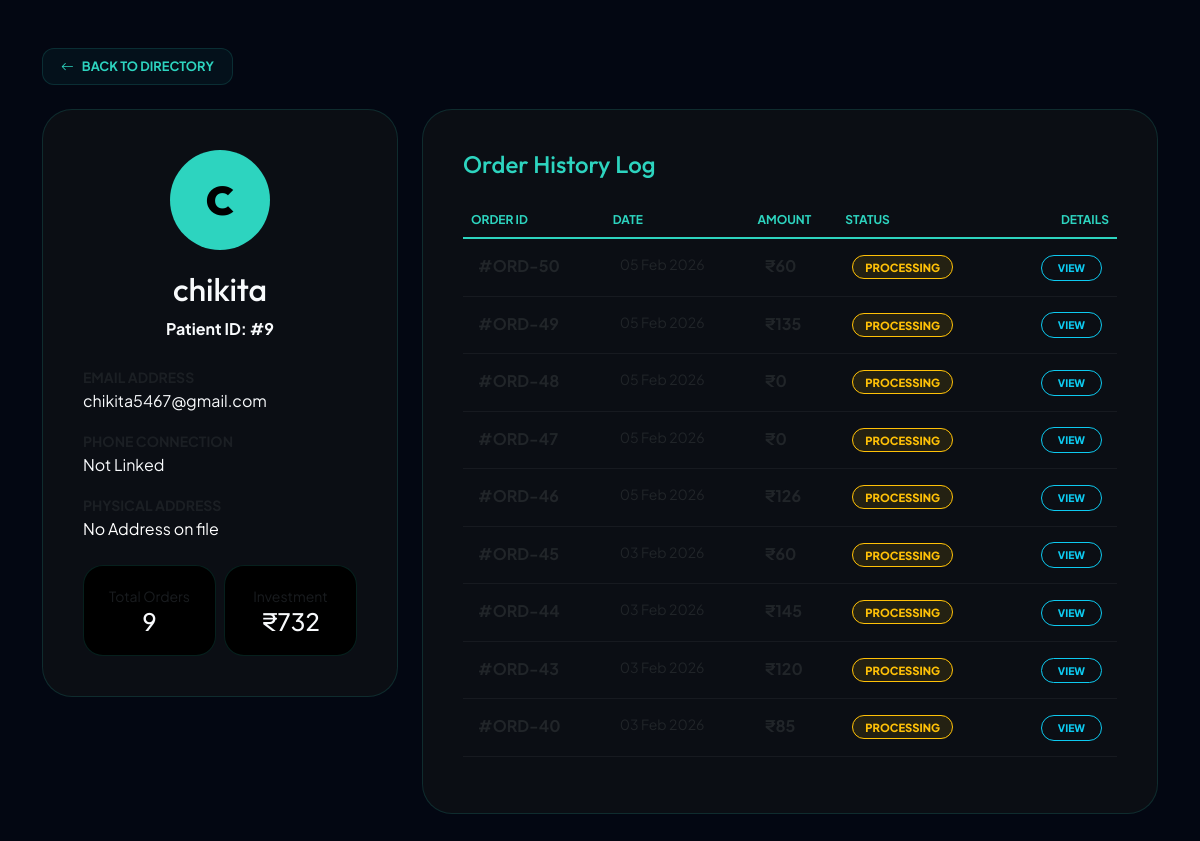
Screenshot of /admin/view_customer.php?id=9 (signed in) with the database file from the repository.
### tables this page shows
CREATE TABLE `users` (
  `id` int(11) NOT NULL,
  `username` varchar(50) DEFAULT NULL,
  `email` varchar(100) NOT NULL,
  `password` varchar(255) NOT NULL,
  `role` varchar(20) DEFAULT 'admin',
  `created_at` timestamp NOT NULL DEFAULT current_timestamp(),
  `theme` varchar(20) DEFAULT 'dark'
);

CREATE TABLE `orders` (
  `id` int(11) NOT NULL,
  `user_id` int(11) DEFAULT NULL,
  `customer_name` varchar(255) DEFAULT NULL,
  `medicine_id` int(11) DEFAULT NULL,
  `total_amount` decimal(10,2) DEFAULT NULL,
  `status` varchar(50) DEFAULT 'Pending',
  `payment_method` varchar(50) DEFAULT NULL,
  `claimed_category` varchar(50) DEFAULT NULL,
  `payment_mode` varchar(50) DEFAULT 'COD',
  `order_date` datetime DEFAULT current_timestamp(),
  `address` text DEFAULT NULL,
  `pincode` varchar(10) DEFAULT NULL,
  `phone` varchar(15) DEFAULT NULL,
  `quantity` int(11) DEFAULT NULL,
  `discount_reason` varchar(100) DEFAULT NULL,
  `discount_status` enum('none','pending','approved','rejected') DEFAULT 'none',
  `discounted_price` decimal(10,2) DEFAULT NULL,
  `subtotal` decimal(10,2) NOT NULL DEFAULT 0.00,
  `discount_amount` decimal(10,2) DEFAULT NULL,
  `discount_label` varchar(50) DEFAULT NULL
);

### admin/view_customer.php (the view, shortened to what this page needs)
<?php
include('../config/db_connect.php');
$customer_id = mysqli_real_escape_string($conn, $_GET['id']);
$user_query = mysqli_query($conn, "SELECT * FROM users WHERE id = '$customer_id' AND role = 0");
$user = mysqli_fetch_assoc($user_query);
$orders_query = mysqli_query($conn, "SELECT * FROM orders WHERE user_id = '$customer_id' ORDER BY order_date DESC");
$total_spent_res = mysqli_fetch_assoc(mysqli_query($conn, "SELECT SUM(total_amount) as total FROM orders WHERE user_id = '$customer_id' AND status != 'Cancelled'"));
$total_spent = $total_spent_res['total'] ?? 0;
?>
<!DOCTYPE html>
<html lang="en">
<head>
    <link href="https://cdn.jsdelivr.net/npm/bootstrap@5.3.0/dist/css/bootstrap.min.css" rel="stylesheet">
    <link rel="stylesheet" href="https://cdn.jsdelivr.net/npm/bootstrap-icons@1.11.0/font/bootstrap-icons.css">
</head>
<body>
<div class="container py-5">
    <a href="customer_list.php" class="btn-neural-back mb-4">
        <i class="bi bi-arrow-left"></i> Back to Directory
    </a>
    <div class="row">
        <div class="col-lg-4">
            <div class="profile-card text-center">
                <div class="d-flex justify-content-center">
                    <div class="avatar-circle">
                        <?php echo strtoupper(substr($user['username'], 0, 1)); ?>
                    </div>
                </div>
                <h2 class="fw-900" style="font-family: 'Outfit';"><?php echo htmlspecialchars($user['username']); ?></h2>
                <p class="text-cyan fw-bold mb-4">Patient ID: #<?php echo $user['id']; ?></p>
                <div class="text-start mb-4">
                    <label class="text-muted small text-uppercase fw-bold">Email Address</label>
                    <div class="mb-3"><?php echo htmlspecialchars($user['email']); ?></div>
                    <label class="text-muted small text-uppercase fw-bold">Phone Connection</label>
                    <div class="mb-3"><?php echo htmlspecialchars($user['phone'] ?? 'Not Linked'); ?></div>
                    <label class="text-muted small text-uppercase fw-bold">Physical Address</label>
                    <div class="text-white"><?php echo htmlspecialchars($user['address'] ?? 'No Address on file'); ?></div>
                </div>
                <div class="row g-2">
                    <div class="col-6">
                        <div class="stat-box">
                            <div class="text-muted small">Total Orders</div>
                            <div class="h4 fw-900 m-0 text-cyan"><?php echo mysqli_num_rows($orders_query); ?></div>
                        </div>
                    </div>
                    <div class="col-6">
                        <div class="stat-box">
                            <div class="text-muted small">Investment</div>
                            <div class="h4 fw-900 m-0 text-cyan">₹<?php echo number_format($total_spent); ?></div>
                        </div>
                    </div>
                </div>
            </div>
        </div>
        <div class="col-lg-8">
            <div class="profile-card">
                <h4 class="fw-800 mb-4" style="font-family: 'Outfit'; color: var(--cyan);">Order History Log</h4>
                <div class="table-responsive">
                    <table class="table">
                        <thead>
                            <tr>
                                <th>Order ID</th>
                                <th>Date</th>
                                <th>Amount</th>
                                <th>Status</th>
                                <th class="text-end">Details</th>
                            </tr>
                        </thead>
                        <tbody>
                            <?php if(mysqli_num_rows($orders_query) > 0): ?>
                                <?php while($order = mysqli_fetch_assoc($orders_query)):
                                    $status_class = 'status-pending';
                                ?>
                                <tr>
                                    <td class="fw-bold">#ORD-<?php echo $order['id']; ?></td>
                                    <td class="small"><?php echo date('d M Y', strtotime($order['order_date'])); ?></td>
                                    <td class="fw-bold text-cyan">₹<?php echo number_format($order['total_amount']); ?></td>
                                    <td>
                                        <span class="status-pill <?php echo $status_class; ?>">
                                            <?php echo $order['status']; ?>
                                        </span>
                                    </td>
                                    <td class="text-end">
                                        <a href="order_details.php?id=<?php echo $order['id']; ?>" class="btn btn-sm btn-outline-info rounded-pill px-3" style="font-size: 0.65rem; font-weight: 800;">VIEW</a>
                                    </td>
                                </tr>
                                <?php endwhile; ?>
                            <?php else: ?>
                                <tr><td colspan="5" class="text-center py-4 text-muted">No purchase history detected for this node.</td></tr>
                            <?php endif; ?>
                        </tbody>
                    </table>
                </div>
            </div>
        </div>
    </div>
</div>
</body>
</html>

### admin/view_customer.php (style rules this page uses)
:root { --bg: #030712; --cyan: #2DD4BF; --card-bg: #0b0e14; --border: rgba(45, 212, 191, 0.15); }
body { background: var(--bg); color: #F8FAFC; font-family: 'Plus Jakarta Sans', sans-serif; }
.profile-card { background: var(--card-bg); border: 1px solid var(--border); border-radius: 30px; padding: 40px; margin-bottom: 30px; }
.btn-neural-back { background: rgba(45, 212, 191, 0.05); border: 1px solid var(--border); color: var(--cyan); border-radius: 12px; padding: 8px 18px; text-decoration: none; font-weight: 700; display: inline-flex; align-items: center; gap: 8px; text-transform: uppercase; font-size: 0.8rem; }
.stat-box { background: #000; border: 1px solid var(--border); border-radius: 20px; padding: 20px; text-align: center; }
.avatar-circle { width: 100px; height: 100px; background: var(--cyan); color: #000; border-radius: 50%; display: flex; align-items: center; justify-content: center; font-size: 2.5rem; font-family: 'Outfit'; font-weight: 900; margin-bottom: 20px; }
.table { color: #F8FAFC !important; background: transparent !important; }
.table thead th { color: var(--cyan); border-bottom: 2px solid var(--cyan); text-transform: uppercase; font-size: 0.75rem; background: transparent !important; }
.table tbody tr { border-bottom: 1px solid rgba(255,255,255,0.05); background: transparent !important; }
.table td { background: transparent !important; border: none; padding: 15px; }
.status-pill { padding: 4px 12px; border-radius: 50px; font-size: 0.7rem; font-weight: 800; text-transform: uppercase; }
.status-pending { background: rgba(255, 193, 7, 0.1); color: #ffc107; border: 1px solid #ffc107; }

### rows the page displays
users: username "C", username "chikita", id "9", email "chikita5467@gmail.com"
orders: id "50", order_date "05 Feb 2026", total_amount "60", status "PROCESSING"
orders: id "49", order_date "05 Feb 2026", total_amount "135", status "PROCESSING"
orders: id "48", order_date "05 Feb 2026", total_amount "0", status "PROCESSING"
orders: id "47", order_date "05 Feb 2026", total_amount "0", status "PROCESSING"
orders: id "46", order_date "05 Feb 2026", total_amount "126", status "PROCESSING"
orders: id "45", order_date "03 Feb 2026", total_amount "60", status "PROCESSING"
orders: id "44", order_date "03 Feb 2026", total_amount "145", status "PROCESSING"
orders: id "43", order_date "03 Feb 2026", total_amount "120", status "PROCESSING"
orders: id "40", order_date "03 Feb 2026", total_amount "85", status "PROCESSING"

### other values shown
$user['phone'] "Not Linked"
$user['address'] "No Address on file"
mysqli_num_rows($orders_query) "9"
$total_spent "732"
